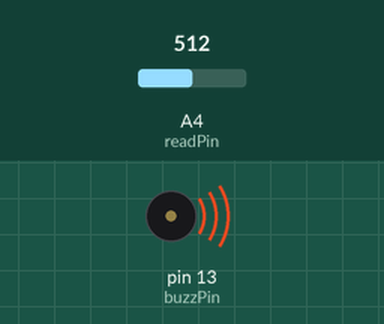
The sketch below on a simulated Arduino Uno, built with avr-gcc and run on an emulated ATmega328P. On the bench: buzzer (waves = sounding, pin HIGH). Inputs (shaded band) come from the test bench; at power-on: A4 (readPin) = 512.

Above: at 0.3 s.
Timing chart, 0 to 3.0 s (numbered marks = the images above):
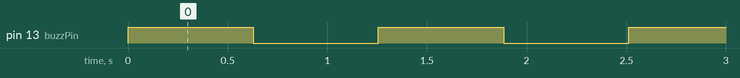

The sketch:

passive_buzzer_exercise.ino
```cpp
int buzzPin=13;
int potenVal;
int valueRead;
int readPin=A4;
int toneTime1=600;
int toneTime2=10000;
float Tone;

void setup() {
  // put your setup code here, to run once:
  Serial.begin(9600);
  pinMode(buzzPin,OUTPUT);
  pinMode(readPin,INPUT);
}

void loop() {
  // put your main code here, to run repeatedly:
valueRead=analogRead(readPin);
Tone=((9400*valueRead)+(613800))/1023.;
digitalWrite(buzzPin,HIGH);
delay(Tone);
digitalWrite(buzzPin,LOW);
delay(Tone);
}
```

Measured:
- by itself, pin 13 (buzzPin): alternates HIGH for 0.63 s and LOW for 0.63 s
